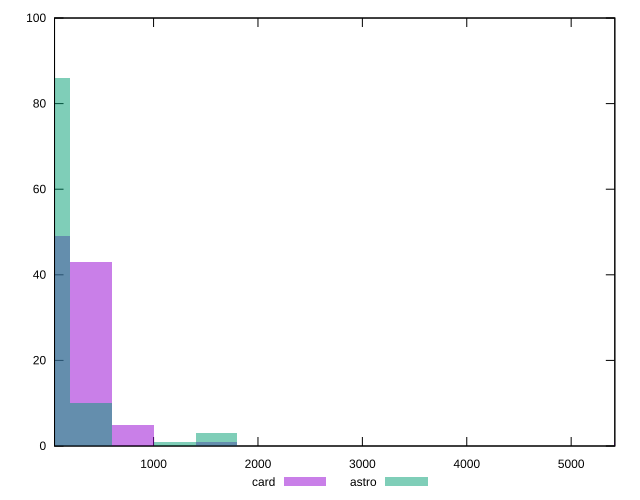

This figure's gnuplot source:
reset

$card <<EOF
5608.583896114978 1
1602.4525417471368 1
801.2262708735684 5
400.6131354367842 43
0 49
EOF

$astro <<EOF
1602.4525417471368 3
400.6131354367842 10
0 86
1201.8394063103526 1
EOF

set key outside below
set boxwidth 400.6131354367842
set xrange [51.333999999999996:5418.182]
set yrange [0:100]
set trange [0:100]
set style fill transparent solid 0.5 noborder
set terminal svg size 640, 500 enhanced background rgb 'white'
set output "reports/report_00027_2021-02-24T12-40-31.850Z/server-response-time/comparison/histogram/2_vs_3.svg"

plot $card title "card" with boxes, \
     $astro title "astro" with boxes

reset
